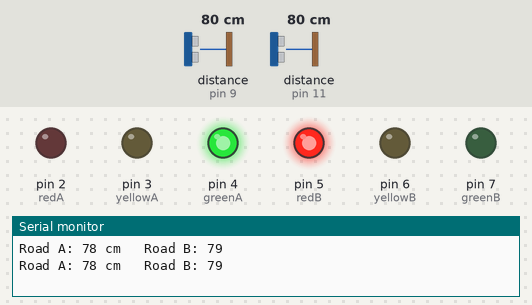
Simulated run of this sketch. Board: Arduino Uno, built with avr-gcc and run on an emulated ATmega328P. On the bench: output pins drawn as LEDs (lit = HIGH), the last lines printed to the serial monitor. Wiring (inferred from the names in the program): 2 × ultrasonic range finder: trigger pin 8, echo pin 9 / trigger pin 10, echo pin 11. The inputs (shaded band) are chosen by the test bench; at power-on: distance to the obstacle (sensors on pin 9, pin 11) 80 cm. The echo pulse lasts 58.3 µs per cm; pins used as bus, display or sensor lines are not drawn.

Above: at 7.8 s.
7.9 s: distance to the obstacle (sensor on pin 9) set to 84 cm
At 13.0 s:
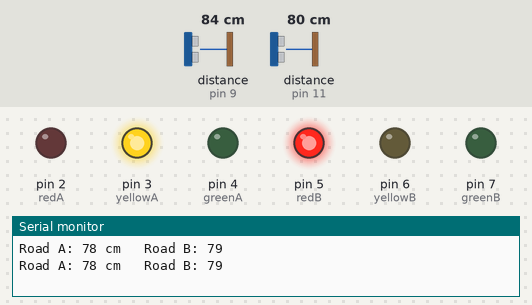
21.4 s: distance to the obstacle (sensor on pin 9) set to 2 cm
At 26.9 s:
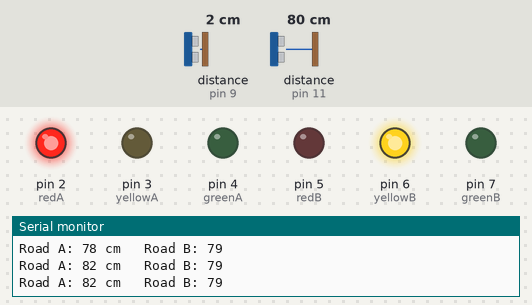
34.5 s: distance to the obstacle (sensor on pin 9) set to 120 cm
At 35.7 s:
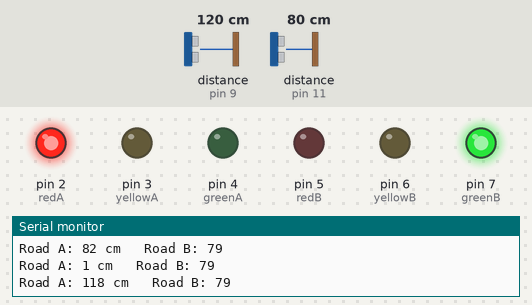
Timing chart, 0 to 50.6 s (numbered marks = the images above; inputs shaded):
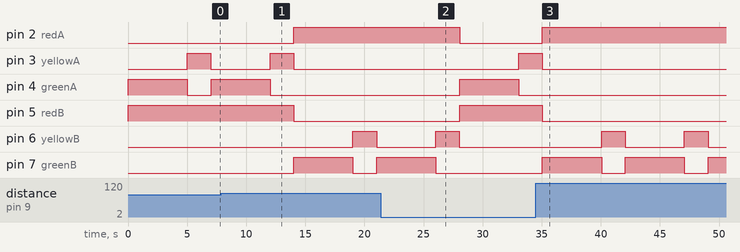

Measured:
- the behaviour switches between 80 and 81 cm on distance to the obstacle (sensor on pin 9) (found by bisection; images 0 and 1)
- after the input at 7.9 s, pin 2 (redA): LOW → HIGH after 6.1 s; pin 3 (yellowA): goes on until 14.0 s, then stays LOW; pin 4 (greenA): goes on until 12.0 s, then stays LOW; pin 5 (redB): HIGH → LOW after 6.1 s; pin 6 (yellowB): LOW → HIGH after 11.1 s, → LOW 2.0 s later
- after the input at 21.4 s, pin 2 (redA): HIGH → LOW after 6.7 s; pin 3 (yellowA): LOW → HIGH after 11.7 s; pin 4 (greenA): LOW → HIGH after 6.7 s, → LOW 5.0 s later; pin 5 (redB): LOW → HIGH after 6.7 s; pin 6 (yellowB): goes on until 28.0 s, then stays LOW
- after the input at 34.5 s, pin 2 (redA): LOW → HIGH after 0.56 s; pin 3 (yellowA): goes on until 35.1 s, then stays LOW; pin 4 (greenA): stops changing and stays LOW; pin 5 (redB): HIGH → LOW after 0.56 s; pin 6 (yellowB): alternates HIGH for 2.0 s and LOW for 5.0 s, starting after 5.6 s

The sketch:

smart_traffic_light_controller1.ino
```cpp
// Road A LEDs
const int redA = 2;
const int yellowA = 3;
const int greenA = 4;

// Road B LEDs
const int redB = 5;
const int yellowB = 6;
const int greenB = 7;

// Ultrasonic A
const int trigA = 8;
const int echoA = 9;

// Ultrasonic B
const int trigB = 10;
const int echoB = 11;

long duration;
int distanceA;
int distanceB;

void setup()
{
  pinMode(redA, OUTPUT);
  pinMode(yellowA, OUTPUT);
  pinMode(greenA, OUTPUT);

  pinMode(redB, OUTPUT);
  pinMode(yellowB, OUTPUT);
  pinMode(greenB, OUTPUT);

  pinMode(trigA, OUTPUT);
  pinMode(echoA, INPUT);

  pinMode(trigB, OUTPUT);
  pinMode(echoB, INPUT);

  Serial.begin(9600);
}

int getDistance(int trigPin, int echoPin)
{
  digitalWrite(trigPin, LOW);
  delayMicroseconds(2);

  digitalWrite(trigPin, HIGH);
  delayMicroseconds(10);

  digitalWrite(trigPin, LOW);

  duration = pulseIn(echoPin, HIGH);

  int distance = duration * 0.034 / 2;

  return distance;
}

void roadAGreen()
{
  digitalWrite(redA, LOW);
  digitalWrite(yellowA, LOW);
  digitalWrite(greenA, HIGH);

  digitalWrite(redB, HIGH);
  digitalWrite(yellowB, LOW);
  digitalWrite(greenB, LOW);
}

void roadBGreen()
{
  digitalWrite(redA, HIGH);
  digitalWrite(yellowA, LOW);
  digitalWrite(greenA, LOW);

  digitalWrite(redB, LOW);
  digitalWrite(yellowB, LOW);
  digitalWrite(greenB, HIGH);
}

void yellowAState()
{
  digitalWrite(greenA, LOW);
  digitalWrite(yellowA, HIGH);
  delay(2000);
  digitalWrite(yellowA, LOW);
}

void yellowBState()
{
  digitalWrite(greenB, LOW);
  digitalWrite(yellowB, HIGH);
  delay(2000);
  digitalWrite(yellowB, LOW);
}

void loop()
{
  distanceA = getDistance(trigA, echoA);
  distanceB = getDistance(trigB, echoB);

  Serial.print("Road A: ");
  Serial.print(distanceA);
  Serial.print(" cm   ");

  Serial.print("Road B: ");
  Serial.println(distanceB);

  // Smaller distance means vehicle is closer

  if(distanceA < distanceB)
  {
    roadAGreen();
    delay(5000);
    yellowAState();
  }
  else
  {
    roadBGreen();
    delay(5000);
    yellowBState();
  }
}
```
